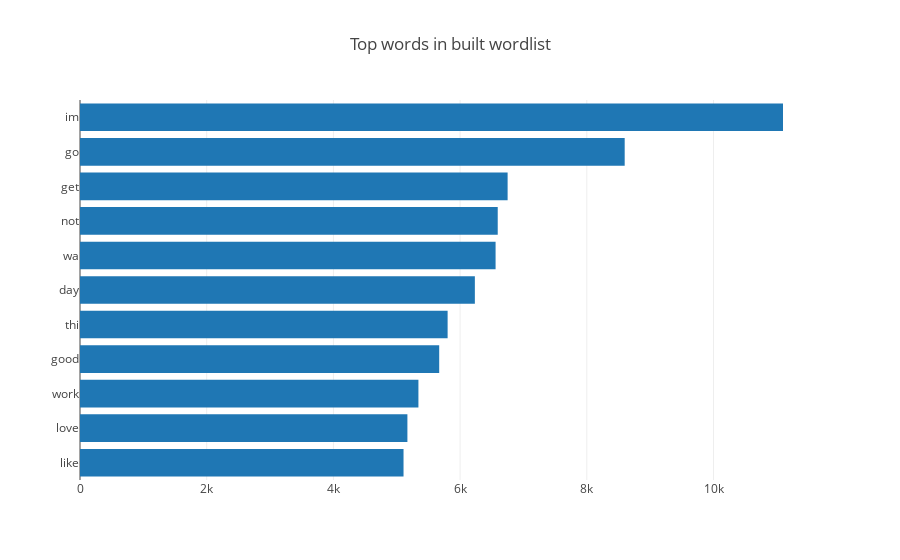

Source (notebook cell):
### Code cell
words = pd.read_csv("data/wordlist.csv")
x_words = list(words.loc[0:10,"word"])
x_words.reverse()
y_occ = list(words.loc[0:10,"occurrences"])
y_occ.reverse()

dist = [
    graph_objs.Bar(
        x=y_occ,
        y=x_words,
        orientation="h"
)]
plotly.offline.iplot({"data":dist, "layout":graph_objs.Layout(title="Top words in built wordlist")})

### Figure 1 — Plotly figure (JSON) as saved in the notebook; plotly's stock layout.template omitted (floating-point values rounded to 4 significant figures)
{"data": [{"orientation": "h", "type": "bar", "uid": "a5193068-4e26-4d8c-82ce-6a004249665f", "x": [5107, 5168, 5342, 5670, 5803, 6233, 6560, 6594, 6750, 8598, 11097], "y": ["like", "love", "work", "good", "thi", "day", "wa", "not", "get", "go", "im"]}], "layout": {"title": "Top words in built wordlist"}}
